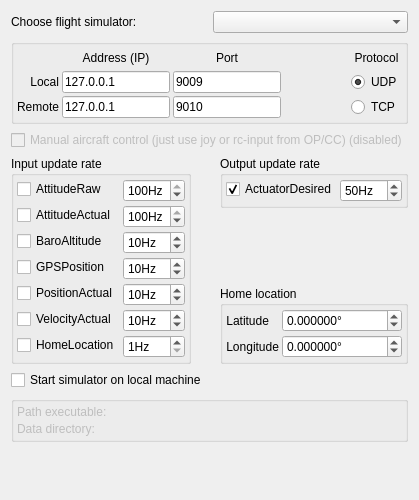
<?xml version="1.0" encoding="UTF-8"?>
<ui version="4.0">
 <class>HITLOptionsPage</class>
 <widget class="QWidget" name="HITLOptionsPage">
  <property name="geometry">
   <rect>
    <x>0</x>
    <y>0</y>
    <width>400</width>
    <height>500</height>
   </rect>
  </property>
  <layout class="QVBoxLayout" name="verticalLayout">
   <item>
    <layout class="QHBoxLayout" name="horizontalLayout">
     <item>
      <widget class="QLabel" name="label_3">
       <property name="text">
        <string>Choose flight simulator:</string>
       </property>
      </widget>
     </item>
     <item>
      <widget class="QComboBox" name="chooseFlightSimulator"/>
     </item>
    </layout>
   </item>
   <item>
    <widget class="QGroupBox" name="groupBox">
     <property name="title">
      <string/>
     </property>
     <layout class="QGridLayout" name="gridLayout">
      <property name="margin">
       <number>3</number>
      </property>
      <property name="spacing">
       <number>3</number>
      </property>
      <item row="0" column="1">
       <widget class="QLabel" name="label_6">
        <property name="text">
         <string>Address (IP)</string>
        </property>
        <property name="alignment">
         <set>Qt::AlignCenter</set>
        </property>
       </widget>
      </item>
      <item row="0" column="2">
       <widget class="QLabel" name="label_5">
        <property name="text">
         <string>Port</string>
        </property>
        <property name="alignment">
         <set>Qt::AlignCenter</set>
        </property>
       </widget>
      </item>
      <item row="1" column="1">
       <widget class="QLineEdit" name="hostAddress">
        <property name="toolTip">
         <string>For communication with sim computer via network. Should be the IP address of one of the interfaces of the GCS computer.</string>
        </property>
        <property name="text">
         <string>127.0.0.1</string>
        </property>
       </widget>
      </item>
      <item row="1" column="2">
       <widget class="QLineEdit" name="inputPort">
        <property name="toolTip">
         <string>For receiving data from sim</string>
        </property>
        <property name="text">
         <string>9009</string>
        </property>
       </widget>
      </item>
      <item row="1" column="0">
       <widget class="QLabel" name="label_11">
        <property name="text">
         <string>Local</string>
        </property>
        <property name="alignment">
         <set>Qt::AlignRight|Qt::AlignTrailing|Qt::AlignVCenter</set>
        </property>
       </widget>
      </item>
      <item row="2" column="1">
       <widget class="QLineEdit" name="remoteHostAddress">
        <property name="toolTip">
         <string>Only required if running simulator on remote machine. Should be the IP of the machine on which the simulator is running.</string>
        </property>
        <property name="text">
         <string>127.0.0.1</string>
        </property>
       </widget>
      </item>
      <item row="2" column="2">
       <widget class="QLineEdit" name="outputPort">
        <property name="toolTip">
         <string>For sending data to sim</string>
        </property>
        <property name="text">
         <string>9010</string>
        </property>
       </widget>
      </item>
      <item row="2" column="0">
       <widget class="QLabel" name="label_12">
        <property name="text">
         <string>Remote</string>
        </property>
        <property name="alignment">
         <set>Qt::AlignRight|Qt::AlignTrailing|Qt::AlignVCenter</set>
        </property>
       </widget>
      </item>
      <item row="0" column="4">
       <widget class="QLabel" name="label_13">
        <property name="text">
         <string>Protocol</string>
        </property>
        <property name="alignment">
         <set>Qt::AlignCenter</set>
        </property>
       </widget>
      </item>
      <item row="1" column="4">
       <widget class="QRadioButton" name="protocolUdp">
        <property name="text">
         <string>UDP</string>
        </property>
        <property name="checked">
         <bool>true</bool>
        </property>
       </widget>
      </item>
      <item row="2" column="4">
       <widget class="QRadioButton" name="protocolTcp">
        <property name="text">
         <string>TCP</string>
        </property>
       </widget>
      </item>
      <item row="0" column="3">
       <spacer name="horizontalSpacer">
        <property name="orientation">
         <enum>Qt::Horizontal</enum>
        </property>
        <property name="sizeHint" stdset="0">
         <size>
          <width>40</width>
          <height>20</height>
         </size>
        </property>
       </spacer>
      </item>
     </layout>
    </widget>
   </item>
   <item>
    <widget class="QCheckBox" name="manualControl">
     <property name="enabled">
      <bool>false</bool>
     </property>
     <property name="toolTip">
      <string>Manual aircraft control (can be used when hardware is not available)</string>
     </property>
     <property name="text">
      <string>Manual aircraft control (just use joy or rc-input from OP/CC) (disabled)</string>
     </property>
    </widget>
   </item>
   <item>
    <layout class="QHBoxLayout" name="horizontalLayout_2">
     <item>
      <widget class="QGroupBox" name="inputGroupBox">
       <property name="title">
        <string>Input update rate</string>
       </property>
       <layout class="QFormLayout" name="formLayout_3">
        <property name="horizontalSpacing">
         <number>3</number>
        </property>
        <property name="verticalSpacing">
         <number>3</number>
        </property>
        <property name="margin">
         <number>3</number>
        </property>
        <item row="0" column="0">
         <widget class="QCheckBox" name="AttitudeRawCheck">
          <property name="toolTip">
           <string>raw gyro, accels, mag</string>
          </property>
          <property name="text">
           <string>AttitudeRaw</string>
          </property>
          <property name="checked">
           <bool>false</bool>
          </property>
         </widget>
        </item>
        <item row="0" column="1">
         <widget class="QSpinBox" name="AttitudeRawSpin">
          <property name="suffix">
           <string>Hz</string>
          </property>
          <property name="minimum">
           <number>1</number>
          </property>
          <property name="maximum">
           <number>100</number>
          </property>
          <property name="value">
           <number>100</number>
          </property>
         </widget>
        </item>
        <item row="1" column="0">
         <widget class="QCheckBox" name="AttitudeActualCheck">
          <property name="toolTip">
           <string>roll, pitch, yaw + quaternion</string>
          </property>
          <property name="text">
           <string>AttitudeActual</string>
          </property>
          <property name="checked">
           <bool>false</bool>
          </property>
         </widget>
        </item>
        <item row="1" column="1">
         <widget class="QSpinBox" name="AttitudeActualSpin">
          <property name="suffix">
           <string>Hz</string>
          </property>
          <property name="minimum">
           <number>1</number>
          </property>
          <property name="maximum">
           <number>100</number>
          </property>
          <property name="value">
           <number>100</number>
          </property>
         </widget>
        </item>
        <item row="3" column="0">
         <widget class="QCheckBox" name="GPSPositionCheck">
          <property name="text">
           <string>GPSPosition</string>
          </property>
          <property name="checked">
           <bool>false</bool>
          </property>
         </widget>
        </item>
        <item row="3" column="1">
         <widget class="QSpinBox" name="GPSPositionSpin">
          <property name="suffix">
           <string>Hz</string>
          </property>
          <property name="minimum">
           <number>1</number>
          </property>
          <property name="maximum">
           <number>100</number>
          </property>
          <property name="value">
           <number>10</number>
          </property>
         </widget>
        </item>
        <item row="4" column="0">
         <widget class="QCheckBox" name="PositionActualCheck">
          <property name="toolTip">
           <string>Position in NED</string>
          </property>
          <property name="text">
           <string>PositionActual</string>
          </property>
          <property name="checked">
           <bool>false</bool>
          </property>
         </widget>
        </item>
        <item row="4" column="1">
         <widget class="QSpinBox" name="PositionActualSpin">
          <property name="suffix">
           <string>Hz</string>
          </property>
          <property name="minimum">
           <number>1</number>
          </property>
          <property name="maximum">
           <number>100</number>
          </property>
          <property name="value">
           <number>10</number>
          </property>
         </widget>
        </item>
        <item row="6" column="0">
         <widget class="QCheckBox" name="HomeLocationCheck">
          <property name="toolTip">
           <string>Home location</string>
          </property>
          <property name="text">
           <string>HomeLocation</string>
          </property>
          <property name="checked">
           <bool>false</bool>
          </property>
         </widget>
        </item>
        <item row="6" column="1">
         <widget class="QSpinBox" name="HomeLocationSpin">
          <property name="suffix">
           <string>Hz</string>
          </property>
          <property name="minimum">
           <number>1</number>
          </property>
          <property name="maximum">
           <number>100</number>
          </property>
          <property name="value">
           <number>1</number>
          </property>
         </widget>
        </item>
        <item row="2" column="0">
         <widget class="QCheckBox" name="BaroAltitudeCheck">
          <property name="text">
           <string>BaroAltitude</string>
          </property>
          <property name="checked">
           <bool>false</bool>
          </property>
         </widget>
        </item>
        <item row="2" column="1">
         <widget class="QSpinBox" name="BaroAltitudeSpin">
          <property name="suffix">
           <string>Hz</string>
          </property>
          <property name="minimum">
           <number>1</number>
          </property>
          <property name="maximum">
           <number>100</number>
          </property>
          <property name="value">
           <number>10</number>
          </property>
         </widget>
        </item>
        <item row="5" column="0">
         <widget class="QCheckBox" name="VelocityActualCheck">
          <property name="toolTip">
           <string>Velocity in NED</string>
          </property>
          <property name="text">
           <string>VelocityActual</string>
          </property>
          <property name="checked">
           <bool>false</bool>
          </property>
         </widget>
        </item>
        <item row="5" column="1">
         <widget class="QSpinBox" name="VelocityActualSpin">
          <property name="suffix">
           <string>Hz</string>
          </property>
          <property name="minimum">
           <number>1</number>
          </property>
          <property name="maximum">
           <number>100</number>
          </property>
          <property name="value">
           <number>10</number>
          </property>
         </widget>
        </item>
       </layout>
      </widget>
     </item>
     <item>
      <spacer name="horizontalSpacer_2">
       <property name="orientation">
        <enum>Qt::Horizontal</enum>
       </property>
       <property name="sizeHint" stdset="0">
        <size>
         <width>40</width>
         <height>20</height>
        </size>
       </property>
      </spacer>
     </item>
     <item>
      <layout class="QVBoxLayout" name="verticalLayout_2">
       <item>
        <widget class="QGroupBox" name="outputGroupBox">
         <property name="title">
          <string>Output update rate</string>
         </property>
         <layout class="QFormLayout" name="formLayout_2">
          <property name="horizontalSpacing">
           <number>3</number>
          </property>
          <property name="verticalSpacing">
           <number>3</number>
          </property>
          <property name="margin">
           <number>3</number>
          </property>
          <item row="0" column="0">
           <widget class="QCheckBox" name="ActuatorDesiredCheck">
            <property name="text">
             <string>ActuatorDesired</string>
            </property>
            <property name="checked">
             <bool>true</bool>
            </property>
           </widget>
          </item>
          <item row="0" column="1">
           <widget class="QSpinBox" name="ActuatorDesiredSpin">
            <property name="suffix">
             <string>Hz</string>
            </property>
            <property name="minimum">
             <number>1</number>
            </property>
            <property name="maximum">
             <number>100</number>
            </property>
            <property name="value">
             <number>50</number>
            </property>
           </widget>
          </item>
         </layout>
        </widget>
       </item>
       <item>
        <spacer name="verticalSpacer_2">
         <property name="orientation">
          <enum>Qt::Vertical</enum>
         </property>
         <property name="sizeHint" stdset="0">
          <size>
           <width>20</width>
           <height>40</height>
          </size>
         </property>
        </spacer>
       </item>
       <item>
        <widget class="QGroupBox" name="groupBox_2">
         <property name="title">
          <string>Home location</string>
         </property>
         <layout class="QFormLayout" name="formLayout_4">
          <property name="fieldGrowthPolicy">
           <enum>QFormLayout::AllNonFixedFieldsGrow</enum>
          </property>
          <property name="horizontalSpacing">
           <number>3</number>
          </property>
          <property name="verticalSpacing">
           <number>3</number>
          </property>
          <property name="margin">
           <number>3</number>
          </property>
          <item row="0" column="0">
           <widget class="QLabel" name="label_7">
            <property name="text">
             <string>Latitude</string>
            </property>
            <property name="alignment">
             <set>Qt::AlignRight|Qt::AlignTrailing|Qt::AlignVCenter</set>
            </property>
           </widget>
          </item>
          <item row="0" column="1">
           <widget class="QDoubleSpinBox" name="latitude">
            <property name="prefix">
             <string/>
            </property>
            <property name="suffix">
             <string>°</string>
            </property>
            <property name="decimals">
             <number>6</number>
            </property>
            <property name="minimum">
             <double>-90.000000000000000</double>
            </property>
            <property name="maximum">
             <double>90.000000000000000</double>
            </property>
           </widget>
          </item>
          <item row="1" column="0">
           <widget class="QLabel" name="label_8">
            <property name="text">
             <string>Longitude</string>
            </property>
            <property name="alignment">
             <set>Qt::AlignRight|Qt::AlignTrailing|Qt::AlignVCenter</set>
            </property>
           </widget>
          </item>
          <item row="1" column="1">
           <widget class="QDoubleSpinBox" name="longitude">
            <property name="suffix">
             <string>°</string>
            </property>
            <property name="decimals">
             <number>6</number>
            </property>
            <property name="minimum">
             <double>-180.000000000000000</double>
            </property>
            <property name="maximum">
             <double>180.000000000000000</double>
            </property>
           </widget>
          </item>
         </layout>
         <zorder>label_7</zorder>
         <zorder>label_8</zorder>
         <zorder>latitude</zorder>
         <zorder>longitude</zorder>
        </widget>
       </item>
      </layout>
     </item>
    </layout>
   </item>
   <item>
    <widget class="QCheckBox" name="startSim">
     <property name="toolTip">
      <string>Check this box to start the simulator on the local computer</string>
     </property>
     <property name="text">
      <string>Start simulator on local machine</string>
     </property>
    </widget>
   </item>
   <item>
    <widget class="QGroupBox" name="startsimGroupBox">
     <property name="enabled">
      <bool>false</bool>
     </property>
     <layout class="QFormLayout" name="formLayout">
      <property name="horizontalSpacing">
       <number>3</number>
      </property>
      <property name="verticalSpacing">
       <number>3</number>
      </property>
      <property name="margin">
       <number>3</number>
      </property>
      <item row="0" column="0">
       <widget class="QLabel" name="label">
        <property name="sizePolicy">
         <sizepolicy hsizetype="Preferred" vsizetype="Fixed">
          <horstretch>0</horstretch>
          <verstretch>0</verstretch>
         </sizepolicy>
        </property>
        <property name="text">
         <string>Path executable:</string>
        </property>
       </widget>
      </item>
      <item row="0" column="1">
       <widget class="Utils::PathChooser" name="executablePath" native="true"/>
      </item>
      <item row="1" column="0">
       <widget class="QLabel" name="label_2">
        <property name="sizePolicy">
         <sizepolicy hsizetype="Preferred" vsizetype="Fixed">
          <horstretch>0</horstretch>
          <verstretch>0</verstretch>
         </sizepolicy>
        </property>
        <property name="text">
         <string>Data directory:</string>
        </property>
       </widget>
      </item>
      <item row="1" column="1">
       <widget class="Utils::PathChooser" name="dataPath" native="true"/>
      </item>
     </layout>
    </widget>
   </item>
   <item>
    <spacer name="verticalSpacer">
     <property name="orientation">
      <enum>Qt::Vertical</enum>
     </property>
     <property name="sizeHint" stdset="0">
      <size>
       <width>20</width>
       <height>20</height>
      </size>
     </property>
    </spacer>
   </item>
  </layout>
 </widget>
 <customwidgets>
  <customwidget>
   <class>Utils::PathChooser</class>
   <extends>QWidget</extends>
   <header>utils/pathchooser.h</header>
   <container>1</container>
  </customwidget>
 </customwidgets>
 <tabstops>
  <tabstop>chooseFlightSimulator</tabstop>
  <tabstop>hostAddress</tabstop>
  <tabstop>remoteHostAddress</tabstop>
  <tabstop>inputPort</tabstop>
  <tabstop>outputPort</tabstop>
  <tabstop>protocolUdp</tabstop>
  <tabstop>protocolTcp</tabstop>
  <tabstop>ActuatorDesiredCheck</tabstop>
  <tabstop>ActuatorDesiredSpin</tabstop>
  <tabstop>AttitudeRawCheck</tabstop>
  <tabstop>AttitudeRawSpin</tabstop>
  <tabstop>AttitudeActualCheck</tabstop>
  <tabstop>AttitudeActualSpin</tabstop>
 </tabstops>
 <resources/>
 <connections>
  <connection>
   <sender>startSim</sender>
   <signal>clicked(bool)</signal>
   <receiver>startsimGroupBox</receiver>
   <slot>setEnabled(bool)</slot>
   <hints>
    <hint type="sourcelabel">
     <x>217</x>
     <y>349</y>
    </hint>
    <hint type="destinationlabel">
     <x>217</x>
     <y>394</y>
    </hint>
   </hints>
  </connection>
 </connections>
</ui>
